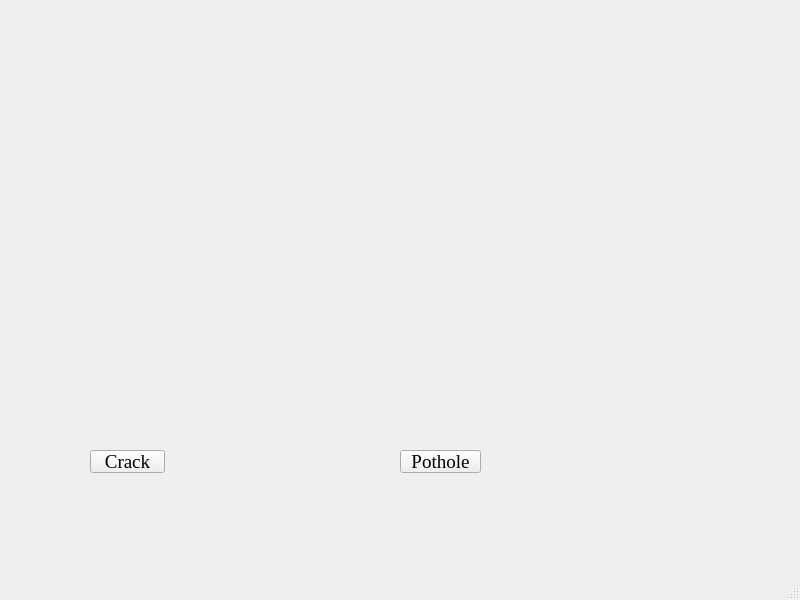
<?xml version="1.0" encoding="UTF-8"?>
<ui version="4.0">
 <class>MainWindow</class>
 <widget class="QMainWindow" name="MainWindow">
  <property name="geometry">
   <rect>
    <x>0</x>
    <y>0</y>
    <width>800</width>
    <height>600</height>
   </rect>
  </property>
  <property name="windowTitle">
   <string>MainWindow</string>
  </property>
  <widget class="QWidget" name="centralwidget">
   <widget class="QLabel" name="image">
    <property name="geometry">
     <rect>
      <x>40</x>
      <y>30</y>
      <width>521</width>
      <height>351</height>
     </rect>
    </property>
    <property name="text">
     <string/>
    </property>
    <property name="pixmap">
     <pixmap>crack.jpg</pixmap>
    </property>
   </widget>
   <widget class="QPushButton" name="crack_btn">
    <property name="geometry">
     <rect>
      <x>90</x>
      <y>450</y>
      <width>75</width>
      <height>23</height>
     </rect>
    </property>
    <property name="font">
     <font>
      <family>Times New Roman</family>
      <pointsize>14</pointsize>
     </font>
    </property>
    <property name="text">
     <string>Crack</string>
    </property>
   </widget>
   <widget class="QPushButton" name="pothole_btn">
    <property name="geometry">
     <rect>
      <x>400</x>
      <y>450</y>
      <width>81</width>
      <height>23</height>
     </rect>
    </property>
    <property name="font">
     <font>
      <family>Times New Roman</family>
      <pointsize>14</pointsize>
     </font>
    </property>
    <property name="text">
     <string>Pothole</string>
    </property>
   </widget>
  </widget>
  <widget class="QMenuBar" name="menubar">
   <property name="geometry">
    <rect>
     <x>0</x>
     <y>0</y>
     <width>800</width>
     <height>21</height>
    </rect>
   </property>
  </widget>
  <widget class="QStatusBar" name="statusbar"/>
 </widget>
 <resources/>
 <connections/>
</ui>
